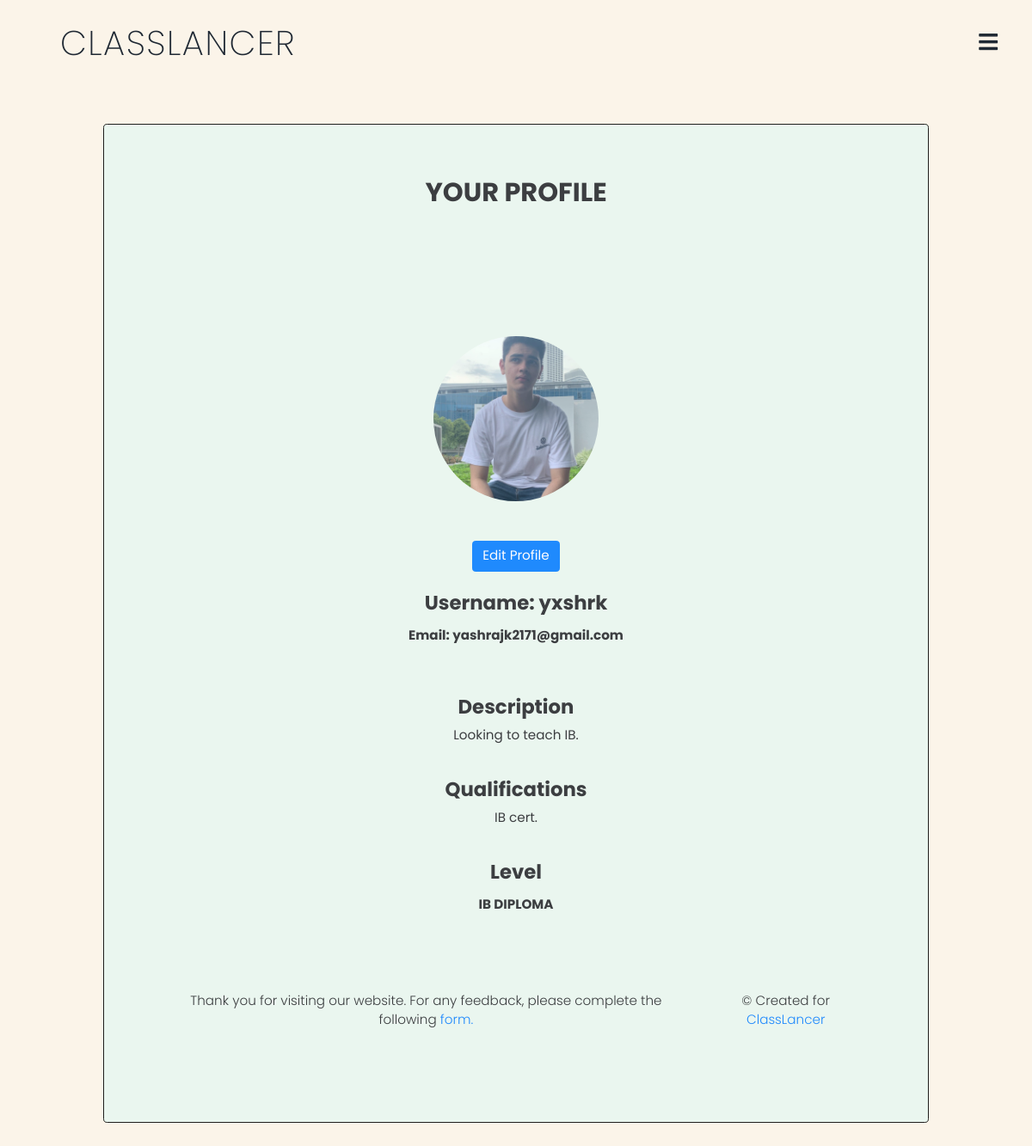
The page /yourprofile (signed in) on the database its author committed.
### auctions/models.py (models this page shows)
class Profile(models.Model):
    user = models.CharField(max_length=64, null=True, default=None)
    description = models.TextField()
    qualifications = models.TextField(null=True)
    level = models.CharField(max_length=100, null=True, default=None)
    url = models.CharField(max_length=200, null=True)
    file = models.FileField(upload_to='media', default=None, null=True)

class User(AbstractUser):
    pin = models.IntegerField(null=True, default=None)
    first_name = models.CharField(max_length=64, null=True, default=None)

### auctions/views.py (the view)
# urls.py: path("yourprofile", views.yourprofile, name="yourprofile"),
@login_required(login_url='/login')
def yourprofile(request):
    obj = Profile.objects.get(user=request.user.username)
    try:
        lst = WatchList.objects.filter(user=request.user.username)
        present = False
        prodlst = []
        i = 0
        if lst:
            present = True
            for item in lst:
                specific_class = Listing.objects.get(id=item.listingid)
                prodlst.append(specific_class)
    except:
        lst = []
        present = False
        prodlst = []
        i = 0
        if lst:
            present = True
            for item in lst:
                specific_class = Listing.objects.get(id=item.listingid)
                prodlst.append(specific_class)
    if obj:
        return render(request, "auctions/yourprofile.html", {
            "obj": obj,
            "product_list": prodlst,
            "present": present
        })
    else:
        return render(request, "auctions/errorpage.html")

### auctions/context_processors.py (called while the page is built)
def add_variable_to_context(request):
    notifmessages = Messages.objects.filter(receiver=request.user.username, read=False)
    overallnotifs = Notifications.objects.filter(user=request.user.username, read=False)
    if request.user.is_authenticated:
        currentmode = Mode.objects.get(user=request.user.username)
    else:
        currentmode = "none"
    return {
        'testme': notifmessages,
        'metoo': overallnotifs,
        'currentmode': currentmode
    }

### auctions/templates/auctions/yourprofile.html (shortened to what this page needs)
{% extends "auctions/layout2.html" %}
{% block body %}
    <br>
    <br>
    <br>
    <br>
     <div class="jumbotron text-center" style="margin-left:10%;width:80%;opacity:0.88;background-color:#E8F6EF;border:solid;border-color:black;border-width:0.5px;">
        <h2 class="card-title h2">YOUR PROFILE</h2>
        <br>
        <br>
        <br>
        <div class="row d-flex justify-content-center">
            <div class="col-xl-7 pb-2">
                <div class="container mt-5">
                    <section class="text-center dark-grey-text">
                        <div class="wrapper-carousel-fix">
                            <div id="carousel-example-1" class="carousel no-flex testimonial-carousel slide carousel-fade" data-ride="carousel"
                                data-interval="false">
                                <div class="carousel-inner" role="listbox">
                                    <div class="carousel-item active">
                                        <div class="testimonial">
                                            <div>
                                                <img src="{{obj.url}}" style="border-radius:50%;height:40%;width:40%;" alt="First sample avatar image">
                                            </div>
                                            <br>
                                            <br>
                                            <button id="newprofile" class="btn btn-primary" style="margin-left:0%;">Edit Profile</button>
                                            <br>
                                            <br>
                                            <h4 class="font-weight-bold">Username: {{request.user.username}}</h4>
                                            <h6 class="font-weight-bold my-3">Email: {{request.user.email}}</h6>
                                            <br>
                                            <br>
                                            <h4 class="font-weight-bold">Description</h4>
                                            <p style="font-weight:normal;">{{ obj.description }}</p>
                                            <br>
                                            <h4 class="font-weight-bold">Qualifications</h4>
                                            <p style="font-weight:normal;">{{ obj.qualifications }}</p>
                                            <br>
                                            <h4 class="font-weight-bold">Level</h4>
                                            <h6 class="font-weight-bold my-3">{{obj.level}}</h6>
                                            <br>
                                        </div>
                                    </div>
                                </div>
                            </div>
                        </div>
                    </section>
                </div>
            </div>
        </div>
{% endblock %}

### auctions/static/auctions/styles.css (style rules this page uses)
:root { margin: 0; background-color: #FBF4E9; }
*, *::before, *::after { box-sizing: border-box; }
html { box-sizing: border-box; scroll-behavior: smooth; }
* { margin: 0px; padding: 0px; box-sizing: border-box; font-family: "Poppins", sans-serif; }
.h1, .h2 { font-family: "Poppins", sans-serif; font-weight: 700; text-align: center; }
body { background-color: #FBF4E9; min-height: 100vh; }
@media (max-width: 75em) { html { font-size: 95%; } }

### rows shown on the page
Profile: url (picture), description "Looking to teach IB.", qualifications "IB cert.", level "IB DIPLOMA"
User: user.username "yxshrk", user.email "yashrajk2171@gmail.com"
